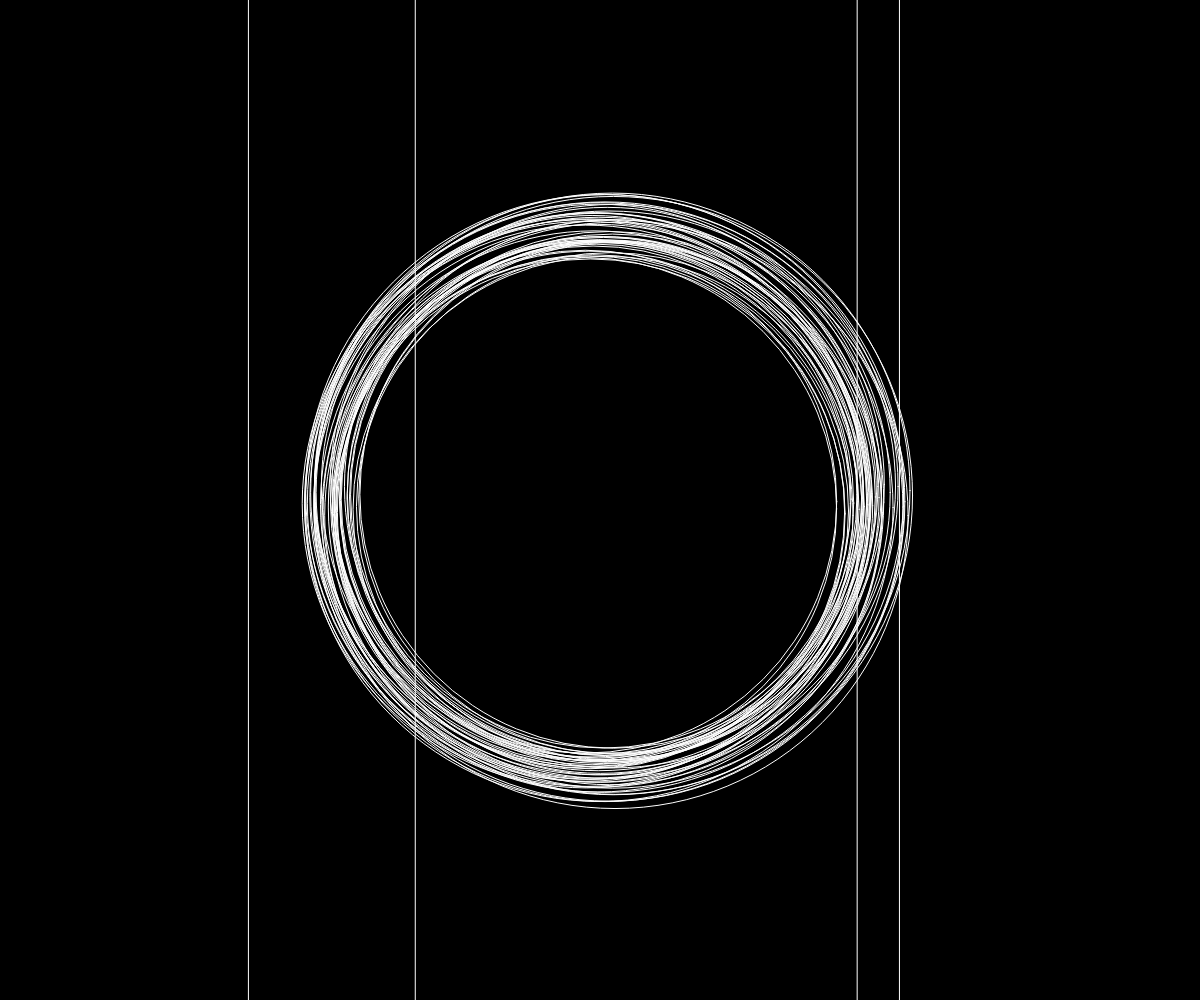
Frame 1 (no input)
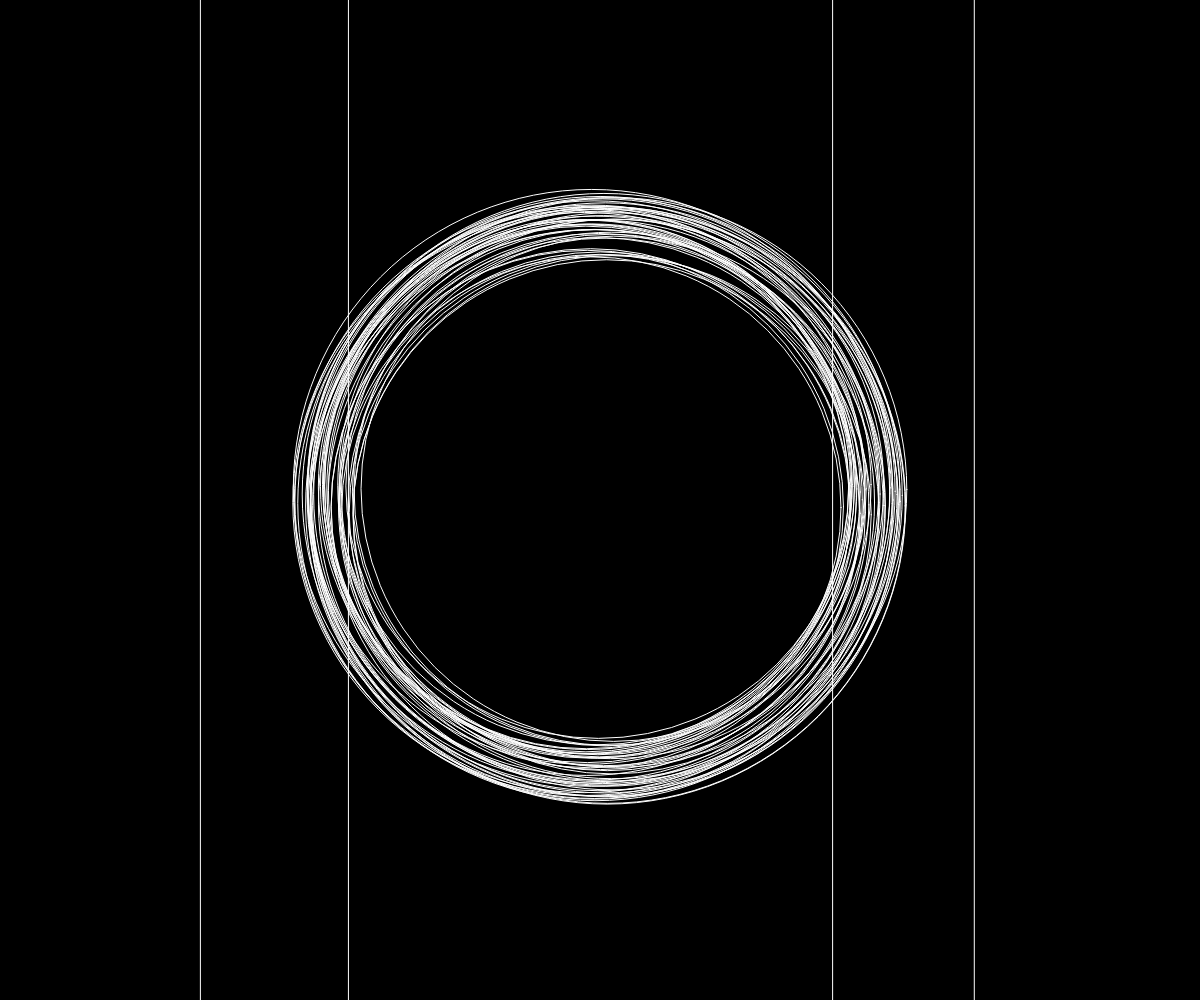
Frame 60 (no input)
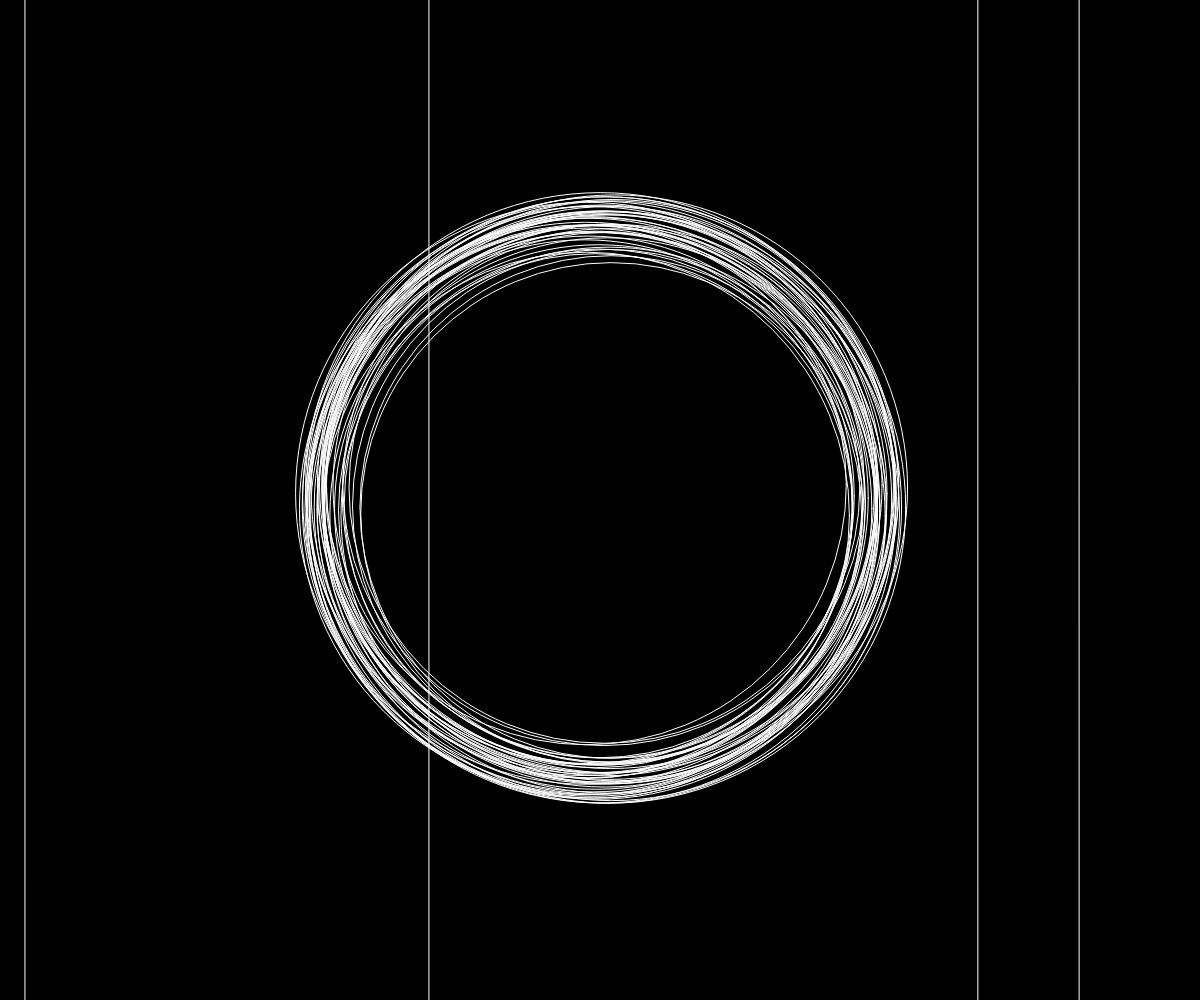
Frame 120 (the mouse pressed at the canvas centre since frame 60)

The p5.js sketch that drew these frames (run headless with seeded random() and noise() and a simulated clock; from frame 60 on, the mouse is pressed at the canvas centre):

// p5.js sketch
// ── sketch.js
function setup() {
  pixelDensity(1);
  createCanvas(windowWidth, windowHeight);
  short = min(width, height);
  long = max(width, height);
  rectMode(CENTER);
  colorMode(HSB);
}

function draw() {
  background(0);
  strokeWeight(1);
  stroke(255);
  noFill();
  ellipseMode(CENTER);

  for (i = 0; i < 4; i++) {
    stroke(255);
    randX = random(width);
    line(randX, 0, randX,height);
  }

  translate(width / 2, height / 2);
  l = short / 64;
  for (i = 0; i < 48; i++) {
    push();
    randX = random(-l, l);
    randY = random(-l, l);
    r = random(long / 2.4, long / 2);
    ellipse(randX, randY, r, r);
    pop();
  }
}


function windowResized() {
  setup();
}
